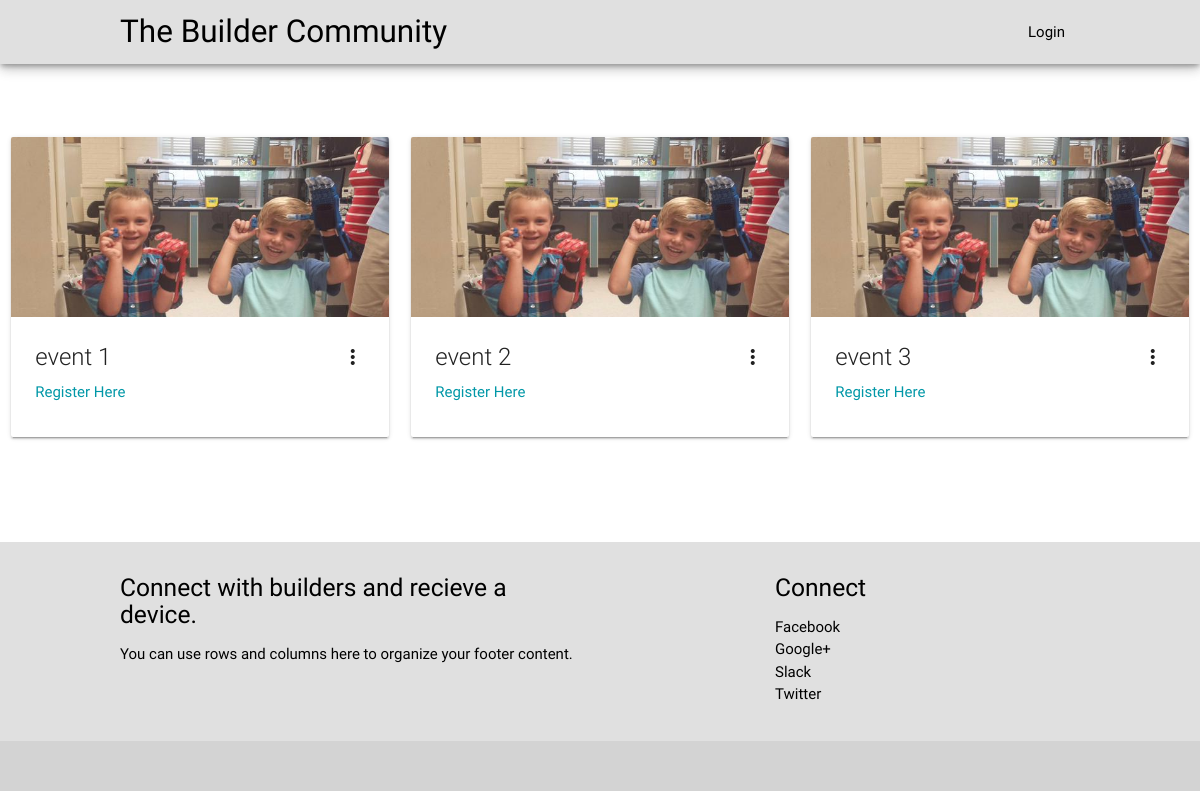
Before: /hhp/events.php with the older database file.
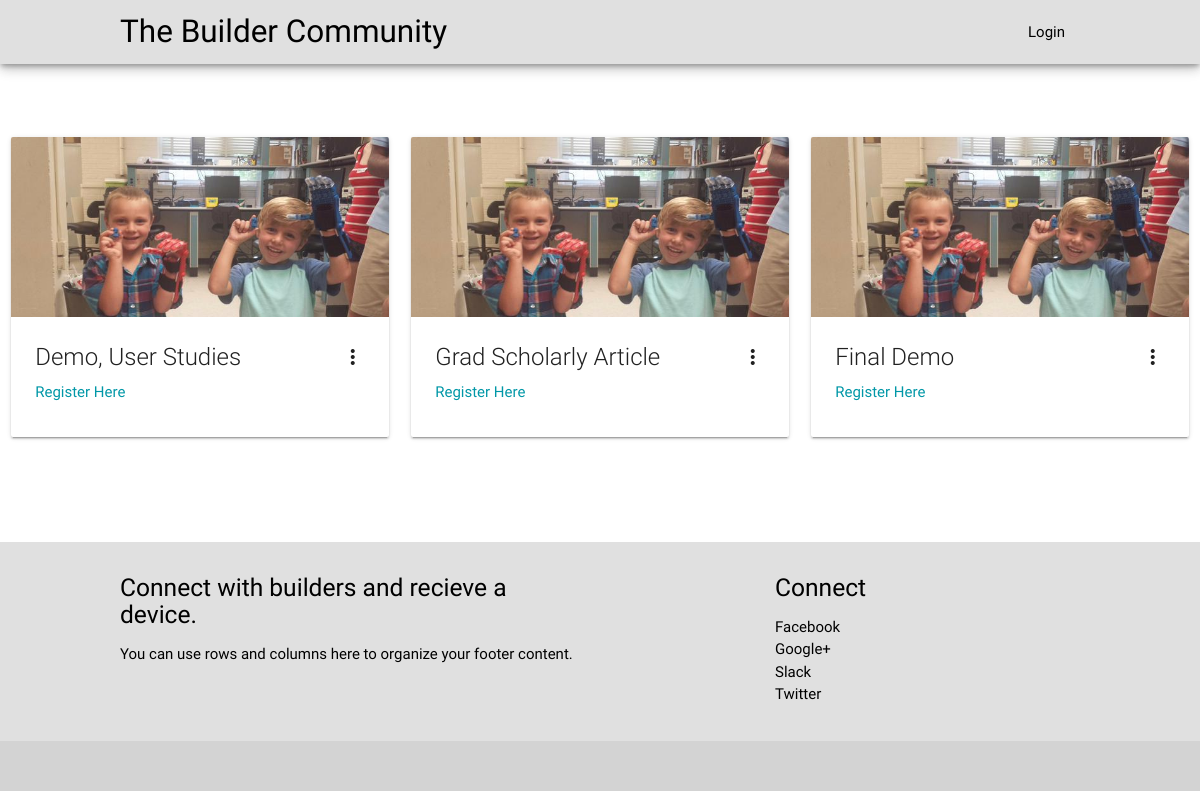
After: the same page with the newer database file.
### tables this page shows
CREATE TABLE Events
(
  event_id     int auto_increment,
  event_name   varchar(155) not null,
  event_desc   varchar(255),
  event_type  varchar(35) not null,
  event_location varchar(155),
  event_photo  blob,
  event_link   varchar(245) not null,
  CONSTRAINT PK_Event PRIMARY KEY (event_id)
);

### hhp/model/db_functions.php (called while the page is built, shortened)
<?php
function getEvents() {
  $db = new PDO("mysql:host=localhost;dbname=hhp","root","");
  $query = 'SELECT * FROM Events
            ORDER BY event_id';
  $statement = $db->prepare($query);
  $statement->execute();
  $events = $statement->fetchAll();
  return $events;
}
?>

### hhp/events.php (the view, shortened to what this page needs)
<?php
include 'view/header.php';
require_once('model/db_functions.php');
$events = getEvents();
?>
<br><br>
    <div class="row">
<?php foreach($events as $event) : ?>
      <div class="col s12 m8 l4">
        <div class="card small">
          <div class="card-image waves-effect waves-block waves-light">
            <img class="activator" src="images/sample2.jpg">
          </div>
          <div class="card-content">
            <span class="card-title activator grey-text text-darken-4"><?php echo $event['event_name']; ?><i class="material-icons right">more_vert</i></span>
            <p><a href="<?php echo $event['event_link'];?>">Register Here</a></p>
          </div>
        </div>
      </div>
      <?php endforeach; ?>
      </div>
<?php include 'view/footer.php'; ?>

Changed rows visible on the page:
removed events: event_name "event 2"
removed events: event_name "event 3"
changed events: event_name "event 1" → "Demo, User Studies"
added events: event_name "Grad Scholarly Article"
added events: event_name "Final Demo"
